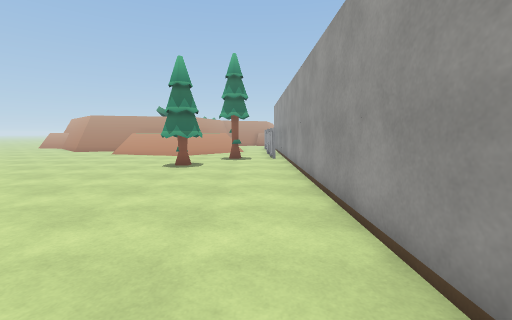
view 1 (above)

12 first-person views from a walk through a 3-D level made in the Unity game engine. The camera is 1.4 m above the floor, tilts 6° down and sees 90° across. The floor is counted in squares, 1 m on a side. Each view is taken from the middle of a square. On the plan, view 1 faces up. The plan holds only what a view shows up to about 13 squares ahead; the rest is blank. The place goes on beyond the plan. The player character is not drawn. Door leaves are left out, so doorways stand open. Some surface patterns are stand-ins.

view 2
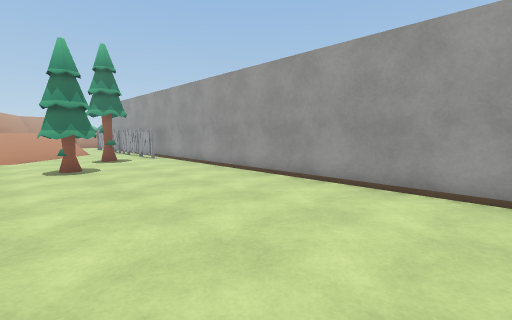

view 3
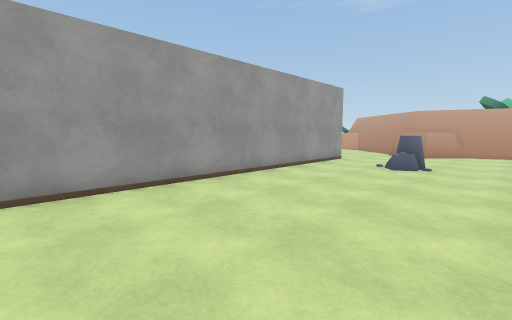

view 4
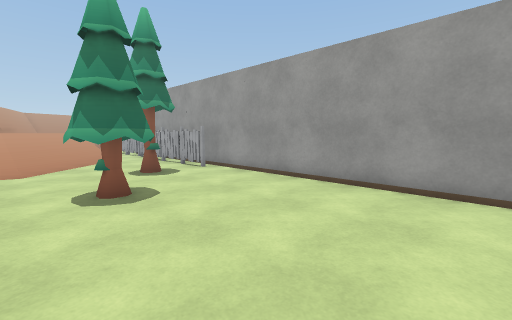

view 5
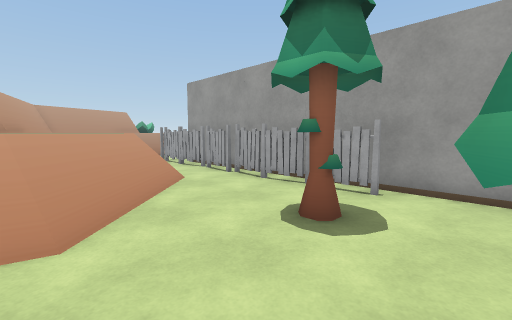

view 6
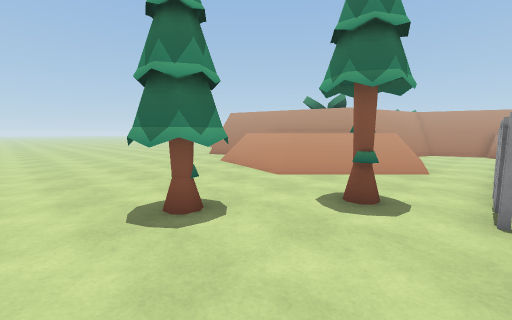

view 7
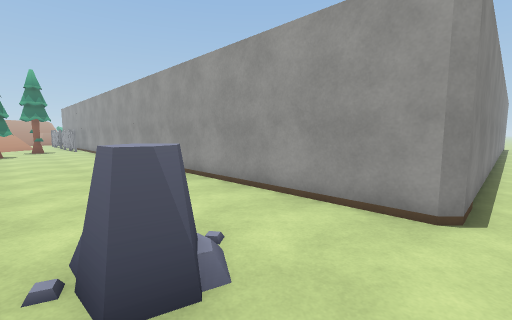

view 8
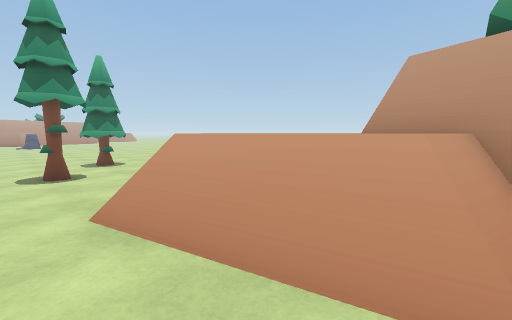

view 9
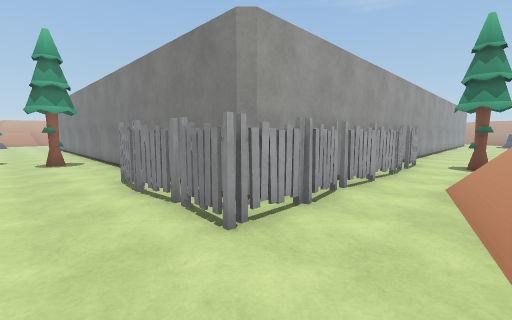

view 10
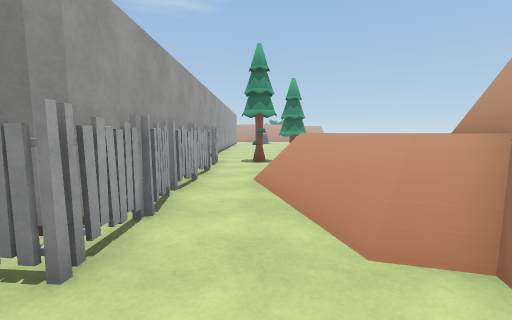

view 11
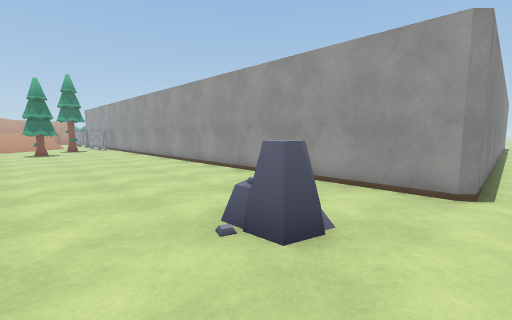

view 12
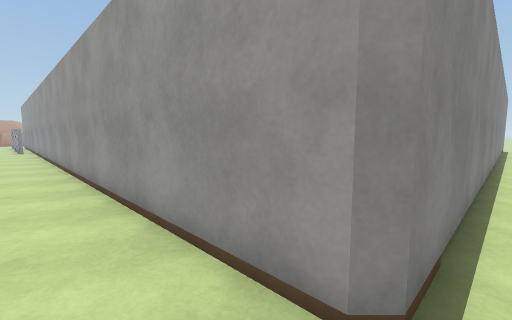

### Floor plan
Points are (right, up) in squares from view 1. A wall is a line through its corners. A room is listed if a view was taken in it or the views show most of it. See-through windows are left out.
Room 1 (views 1, 2, 3, 4, 5, 6, 7, 11, 12)
walls: (1.6, -0.6) (1.6, 17.4); (1.6, -3.6) (1.6, -2.4); (1.9, -8.6) (1.6, -8.3) (1.6, -6.4); (-1.8, 19.4) (-4.7, 16.5) (-5.6, 16.8); (-2.1, 19.6) (-4.9, 16.8)
low walls: (-4.8, 16.1) (-5.6, 16.3); (-1.2, 19.4) (-4.7, 15.9) (-5.5, 16.1); (-1.6, 19.3) (-4.7, 16.3) (-5.5, 16.5)
ways out: opening at (0.5, 17.5) to room 2; opening at (1, -9)
objects: tree (-4, 11) to (-2, 12); rock (-2, -7) to (-2, -6); tree (-1, 14) to (-1, 15); fence (1, 14) to (1, 15); fence (1, 16) to (1, 17)
Room 2 (views 8, 9, 10)
walls: (1.6, 17.4) (1.6, 23.4) (1.9, 23.6) (13.1, 23.6); (-3, 23.9) (-1.8, 19.4); (-3.4, 27.5) (-4.4, 23.8); (-4.2, 23.9) (-2.8, 23.6); (-4.3, 23.8) (-3.1, 23.5) (-2.1, 19.6)
low walls: (-2.8, 24.1) (-1.5, 19.4); (-2.9, 23.8) (-1.6, 19.3); (-3.6, 24.7) (-3.7, 24); (-3.6, 24.4) (-2.4, 24.1) (-1.2, 19.4); (-3.8, 24.3) (-2.5, 24); (-4.1, 24.1) (-3, 23.9)
ways out: opening at (0.5, 17.5) to room 1
objects: fence (1, 18) to (1, 19); fence (1, 20) to (1, 21); fence (1, 22); fence (1, 23) to (1, 24); fence (1, 25) to (2, 25); fence (3, 25) to (4, 25); fence (5, 25); tree (12, 25) to (12, 26)

Where each view was taken, in squares from view 1:
view 1: 0 up, 0 right, facing up
view 2: 0 up, 5 left, facing up-right
view 3: 5 up, 5 left, facing down-right
view 4: 5 up, 5 left, facing up-right
view 5: 12 up, 5 left, facing up-right
view 6: 9 up, 1 right, facing up-left
view 7: 9 down, 3 left, facing up-right
view 8: 24 up, 0 right, facing down-left
view 9: 27 up, 2 left, facing down-right
view 10: 27 up, 1 left, facing down
view 11: 9 down, 5 left, facing up-right
view 12: 9 down, 0 right, facing up-right
